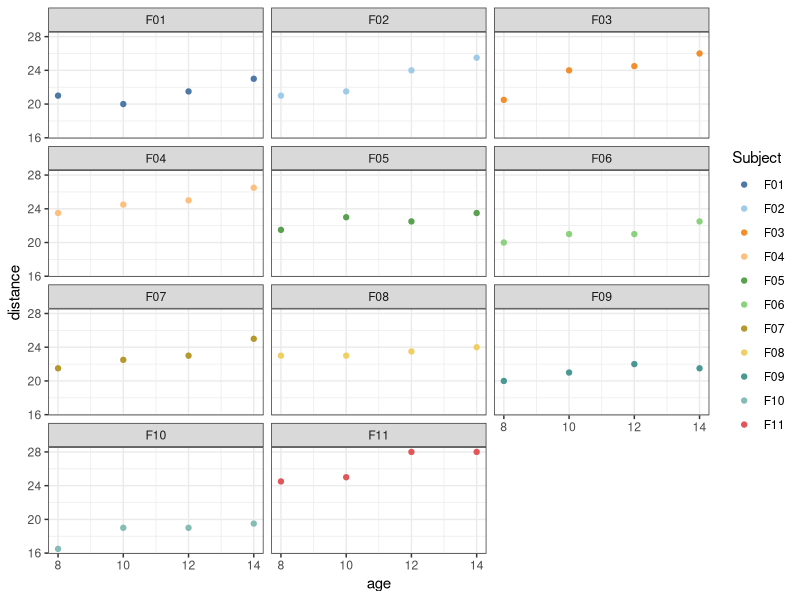
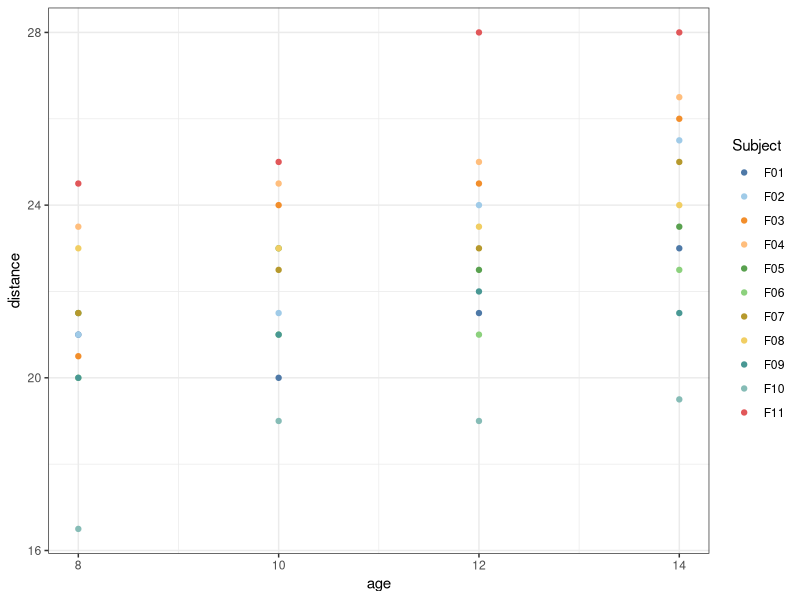
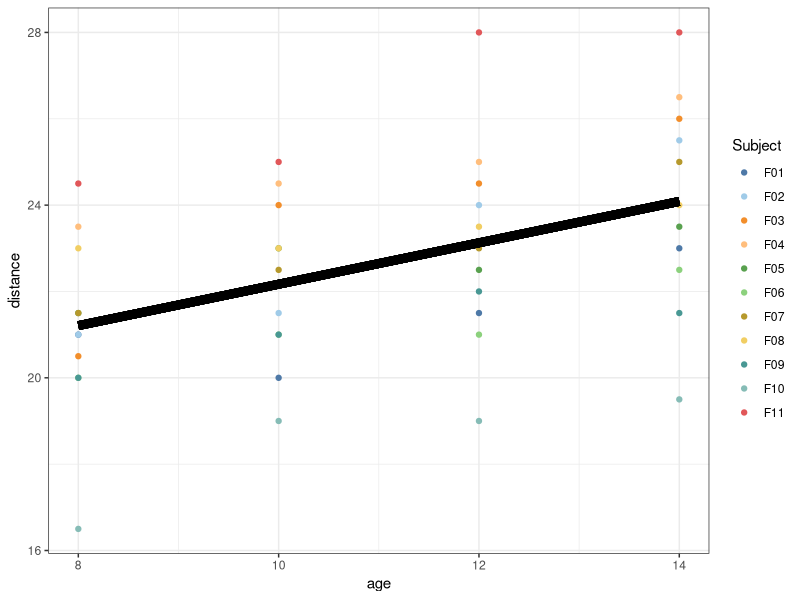
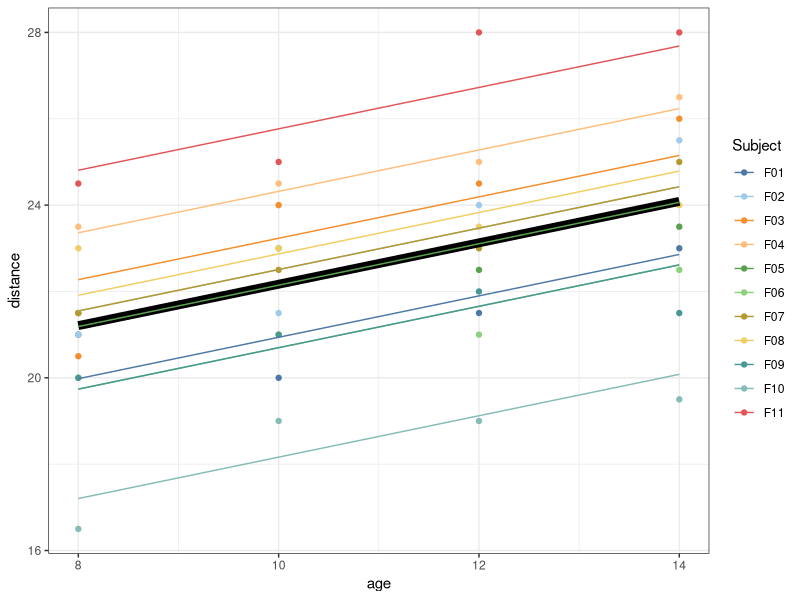
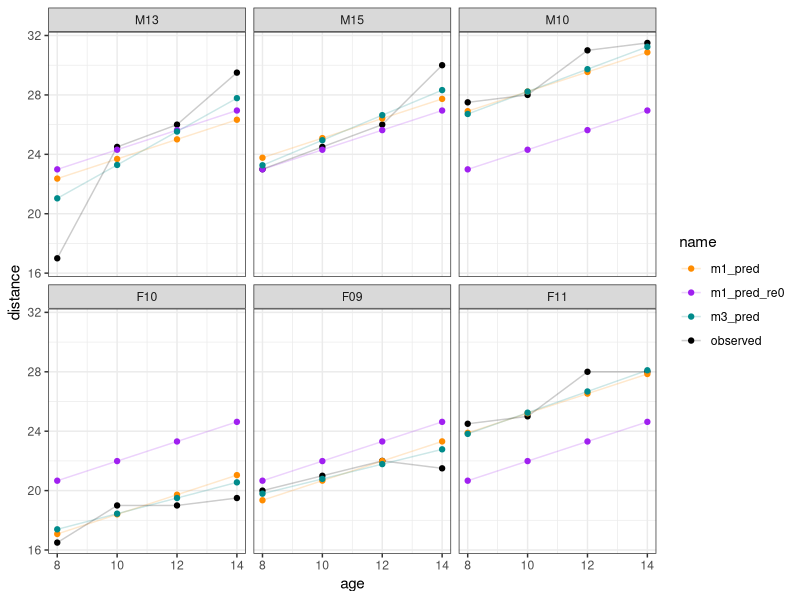

The R source for these figures, in order: (Note: this script raises an error after producing the figures.)

# ---- libs ----


# also require "nlme" for the data
library("lme4")     # linear mixed effect model package
library("lmerTest") # adds p-values to summary of lmer() models
library("tidyr")
library("dplyr")    # data manipulation and pipe (`%>%`)
library("ggplot2")  # plotting
library("ggthemes") # colour palettes for ggplot



# ---- the_data ----

# Investigators at the University of North Carolina Dental School 
# followed the growth of 27 children (16 males, 11 females) 
# from age 8 until age 14. Every two years they measured the 
# distance between the pituitary and the pterygomaxillary fissure (in mm), 
# two points that are easily identified on x-ray exposures of the 
# side of the head.

# load data
data(Orthodont, package = "nlme")

# peak at first 10 rows
head(Orthodont, n = 10)


# ---- subset_data ----

orth_f <-
  Orthodont %>%
  as_tibble(.) %>%
  dplyr::filter(Sex == "Female") %>%
  mutate(Subject = as.character(Subject))

orth_f

# sample size
(n_partic <- length(unique(orth_f$Subject)))
(n_orth <- nrow(orth_f))

# have a look at data
# should always do version of this berfore fitting models!
orth_f %>%
  ggplot(., aes(x = age, y = distance, col = Subject)) +
  facet_wrap(~ Subject, ncol = 3) +
  geom_point() +
  scale_colour_tableau(palette = "Tableau 20") +
  theme_bw() 


# ---- fit_standard_linear_regression ----

### what if we fit a linear regression as before? Why is this not appropriate?

summary(lm(distance ~ 1 + age, data = orth_f))

# fyi this is variance of difference between observed and predicted
2.164 ^ 2 
sigma(lm(distance ~ age, data = orth_f)) ^ 2 # extraced from model instead of output



# ---- fit_standard_linear_regression_(with age as factor) ----

orth_f_age_fct <- 
  orth_f %>% 
  mutate(age = factor(age))

orth_f_age_fct
orth_f_age_fct$age

orth_f_age_fct <- 
  orth_f_age_fct %>% 
  mutate(age = relevel(age, ref = "14"))

orth_f_age_fct$age

summary(lm(distance ~ 1 + age, data = orth_f_age_fct))


# ---- fit_linear_mixed_effects ----

summary(m1_f <- lmer(distance ~ age + (1 | Subject), data = orth_f))
# fyi this is the total variance of difference between observed and 
# (population/fixed) predicted
2.068 ^ 2 + 0.780 ^ 2 


# add LME values to original dataset (ignore, just for plotting)
orth_f <- 
  orth_f %>% 
  mutate(
    ### SAME: 
    # pop_pred = 17.37273 + 0.47955 * age
    pop_pred = predict(m1_f, re.form = ~ 0)
  )
orth_f_ranef <-
  tibble(
    Subject = rownames(ranef(m1_f)$Subject),
    ran_int = ranef(m1_f)$Subject[["(Intercept)"]]
  )
orth_f <- 
  inner_join(orth_f, orth_f_ranef, "Subject") %>%
  mutate(resid_err = distance - (pop_pred + ran_int))


# ---- connect_data_and_model_output ----


# store a plot of the data
fem_plot <-
  orth_f %>%
  ggplot(., aes(x = age, y = distance, col = Subject)) +
  geom_point() +
  scale_colour_tableau(palette = "Tableau 20") +
  theme_bw() 

# "print" basic plot
fem_plot

# now let's add a (population/fixed) predicted line
fem_plot +
  geom_line(aes(y = pop_pred, group = Subject), size = 3, col = "black")


# now have random intercept offsets for each subject 
# as well as (population/fixed) predicted line
fem_plot +
  annotate(
    geom = "segment", 
    x = 8, y = 17.37273 + 0.47955 * 8,
    xend = 14, yend = 17.37273 + 0.47955 * 14,
    size = 3
  ) +
  geom_line(aes(y = pop_pred + ran_int, group = Subject)) 


### question: how does the model values relate to the summary output?!?

summary(m1_f)
# fixef intercept = 17.37273
# fixef slope =  0.47955
# ranef intercept sd: 2.068
orth_f_ranef %>% summarise(ranef_sd = sd(ran_int))
# ranef residual error sd: 0.780
orth_f %>% summarise(resid_sd = sd(resid_err))


tail(orth_f, n = 4)


# ---- different_models_for_full_data ----



summary(m1 <- lmer(distance ~ age + Sex + (1  |Subject), data=Orthodont))
summary(m2 <- lmer(distance ~ age       + (1  |Subject), data=Orthodont))
summary(m3 <- lmer(distance ~ age + Sex + (age|Subject), data=Orthodont))

BIC(m1, m2, m3)
AIC(m1, m2, m3)

## note: re.form = NULL means include all random effects in preds
## note: re.form = NA means IGNORE random effects in preds (i.e. population prediction)
orth_preds <- 
  cbind(
    Orthodont,
    m1_pred     = predict(m1, re.form = NULL),
    m1_pred_re0 = predict(m1, re.form = NA),
    # m2_pred     = predict(m2, re.form = NULL),
    m3_pred     = predict(m3, re.form = NULL)
  )

orth_preds_lng <-
  orth_preds %>%
  pivot_longer(cols = c(distance, m1_pred, m1_pred_re0, m3_pred)) %>% # m2_pred, 
  rename(distance = value) %>%
  mutate(name = ifelse(name == "distance", "observed", name))


orth_preds_lng %>%
  dplyr::filter(Subject %in% c("M10", "M13", "M15", "F09", "F10", "F11")) %>%
  ggplot(., aes(x = age, y = distance, group = name, col = name)) +
    geom_line(alpha = 0.2) +
    geom_point() +
    facet_wrap( ~ Subject) +
    theme_bw() +
    scale_colour_manual(values = c("darkorange", "purple", "cyan4", "black"))


plot(
  1:n_orth, predict(m1, re.form = NULL), col = "orange",
  type = "p", xlab = "obs. number", ylab = "predicted `distance`"
) 
points(1:n_orth, predict(m2, re.form = NULL), col = "dodgerblue", type = "p") 
points(1:n_orth, predict(m3, re.form = NULL), col = "green", type = "p") 
